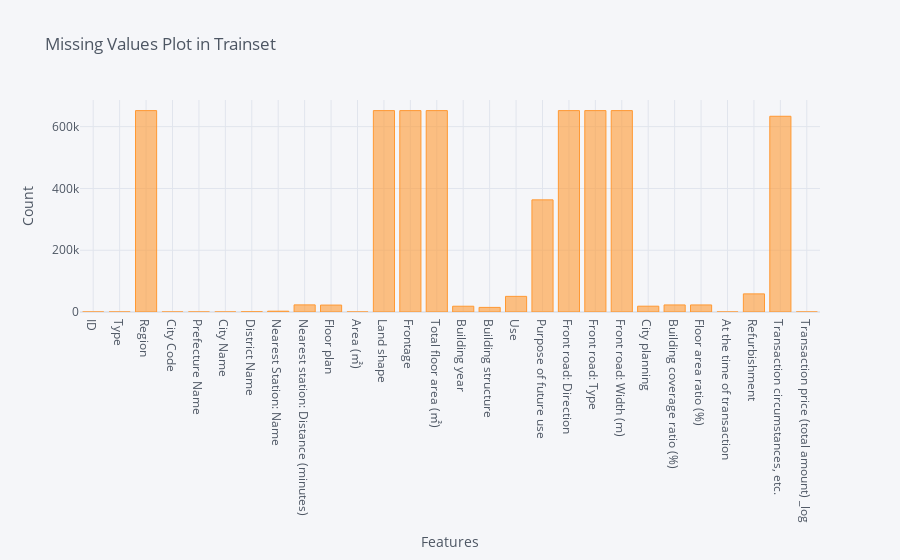

Write notebook code for a chart like this one.
### Code cell
missing = train.isna().sum().reset_index()
missing.columns = ['features', 'total_missing']
missing['percent'] = (missing['total_missing'] / len(train)) * 100
missing.index = missing['features']
del missing['features']

missing['total_missing'].iplot(kind = 'bar', 
                               title = 'Missing Values Plot in Trainset',
                               xTitle = 'Features',
                               yTitle = 'Count')
missing.T

### Figure 1 — Plotly figure (JSON) as saved in the notebook; plotly's stock layout.template omitted (floating-point values rounded to 4 significant figures)
{"data": [{"marker": {"color": "rgba(255, 153, 51, 0.6)", "line": {"color": "rgba(255, 153, 51, 1.0)", "width": 1}}, "name": "total_missing", "orientation": "v", "text": "", "type": "bar", "x": ["ID", "Type", "Region", "City Code", "Prefecture Name", "City Name", "District Name", "Nearest Station: Name", "Nearest station: Distance (minutes)", "Floor plan", "Area (㎡)", "Land shape", "Frontage", "Total floor area (㎡)", "Building year", "Building structure", "Use", "Purpose of future use", "Front road: Direction", "Front road: Type", "Front road: Width (m)", "City planning", "Building coverage ratio (%)", "Floor area ratio (%)", "At the time of transaction", "Refurbishment", "Transaction circumstances, etc.", "Transaction price (total amount) _log"], "y": [0, 0, 651975, 0, 0, 0, 657, 2633, 23059, 22429, 0, 651975, 651975, 651975, 18695, 14877, 50642, 363027, 651975, 651975, 651975, 18813, 22807, 22807, 0, 58674, 633578, 0]}], "layout": {"legend": {"bgcolor": "#F5F6F9", "font": {"color": "#4D5663"}}, "paper_bgcolor": "#F5F6F9", "plot_bgcolor": "#F5F6F9", "title": {"font": {"color": "#4D5663"}, "text": "Missing Values Plot in Trainset"}, "xaxis": {"gridcolor": "#E1E5ED", "showgrid": true, "tickfont": {"color": "#4D5663"}, "title": {"font": {"color": "#4D5663"}, "text": "Features"}, "zerolinecolor": "#E1E5ED"}, "yaxis": {"gridcolor": "#E1E5ED", "showgrid": true, "tickfont": {"color": "#4D5663"}, "title": {"font": {"color": "#4D5663"}, "text": "Count"}, "zerolinecolor": "#E1E5ED"}}}
